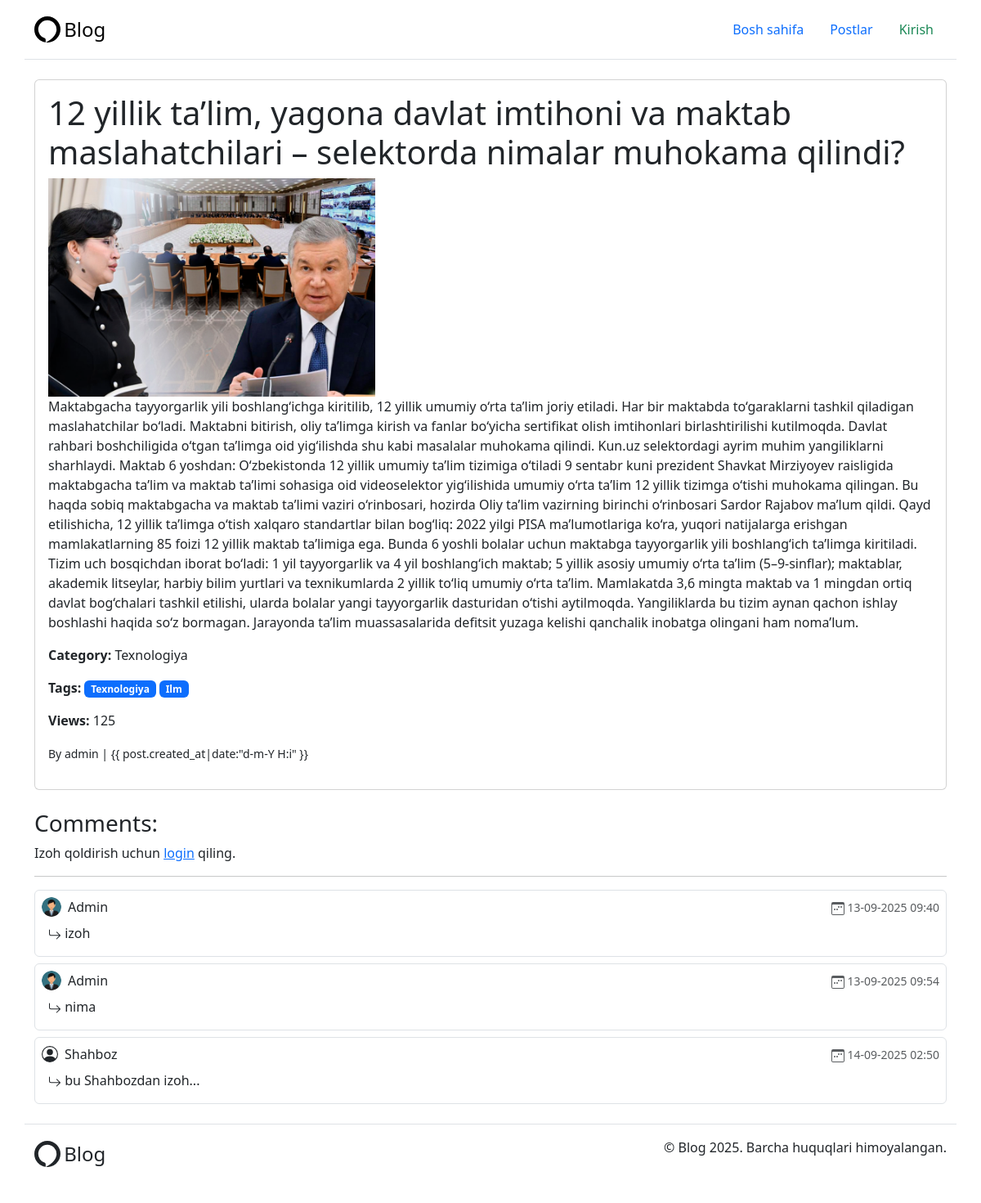
Page /blog/posts/2/ on the committed database.
### core/models.py (models this page shows, shortened)
class Post(models.Model):
    title = models.CharField(max_length=200)
    content = models.TextField()
    image = models.ImageField(upload_to='posts/', blank=True, null=True)
    views = models.PositiveIntegerField(default=0)
    is_approved = models.BooleanField(default=False)
    is_recommended = models.BooleanField(default=False)
    created_at = models.DateTimeField(auto_now_add=True)
    updated_at = models.DateTimeField(auto_now=True)
    author = models.ForeignKey(CustomUser, on_delete=models.CASCADE, related_name='posts')
    category = models.ForeignKey(Category, on_delete=models.SET_NULL, null=True, related_name='posts')
    tags = models.ManyToManyField(Tag, related_name='posts', blank=True)

class Category(models.Model):
    name = models.CharField(max_length=100)
    slug = models.SlugField(unique=True)
    def __str__(self):
        return self.name

class Tag(models.Model):
    name = models.CharField(max_length=50)
    slug = models.SlugField(unique=True)

class CustomUser(AbstractUser):
    profile_image = models.ImageField(upload_to='profiles/', blank=True, null=True)
    def __str__(self):
        return self.username

class Comment(models.Model):
    content = models.TextField()
    created_at = models.DateTimeField(auto_now_add=True)
    author = models.ForeignKey(CustomUser, on_delete=models.CASCADE, related_name='comments')
    post = models.ForeignKey(Post, on_delete=models.CASCADE, related_name='comments')

### blog/views.py (the view)
# urls.py: path("posts/<int:pk>/", PostDetailView.as_view(), name="post_detail"),
class PostDetailView(DetailView):
    model = Post
    template_name = "blog/post_detail.html"
    context_object_name = "post"
    def get_object(self, queryset=None):
        obj = super().get_object(queryset)
        obj.views += 1
        obj.save(update_fields=["views"])
        return obj
    def get_context_data(self, **kwargs):
        context = super().get_context_data(**kwargs)
        post = self.get_object()
        context["comments"] = post.comments.all()
        context["form"] = CommentForm()
        return context
    def post(self, request, *args, **kwargs):
        """Comment form yuborilganda ishlaydi"""
        self.object = self.get_object()
        form = CommentForm(request.POST)
        if form.is_valid():
            comment = form.save(commit=False)
            comment.post = self.object
            comment.author = request.user
            comment.save()
            return redirect("post_detail", pk=self.object.pk)
        context = self.get_context_data()
        context["form"] = form
        return self.render_to_response(context)

### templates/blog/post_detail.html (shortened to what this page needs)
{% extends "base.html" %}
{% block content %}
<div class="card p-3">
  <h1>{{ post.title }}</h1>
  {% if post.image %}
  <img src="{{ post.image.url }}" alt="{{ post.title }}" width="400">
  {% endif %}
  <p>{{ post.content }}</p>
  <p><strong>Category:</strong> {{ post.category }}</p>
  <p><strong>Tags:</strong>
    {% for tag in post.tags.all %}
    <span class="badge text-bg-primary">{{tag.name }}</span>
    {% empty %}
    No tags
    {% endfor %}
  </p>
  <p><strong>Views:</strong> {{ post.views }}</p>
  <p><small>By {{ post.author }} | {{ post.created_at|date:"d-m-Y H:i"
      }}</small></p>
</div>
<h3 class="pt-4">Comments:</h3>
{% if user.is_authenticated %}
<form method="post">
  {% csrf_token %}
  {{ form.as_p }}
  <button type="submit" class="btn btn-primary">Izoh qoldirish</button>
</form>
{% else %}
<p>Izoh qoldirish uchun <a href="{% url 'login' %}">login</a> qiling.</p>
{% endif %}
<hr>
{% for comment in comments %}
<div class="border p-2 mb-2 rounded">
  <div class="d-flex justify-content-between align-items-center">
    <div class="d-flex align-items-center gap-2">
      {% if comment.author.profile_image %}
      <img src="{{ comment.author.profile_image.url }}" alt="{{ comment.author.username }}" class="rounded-circle"
        width="24" height="24">
      {% endif %}
      <span>{{ comment.author.username | capfirst }}</span>
    </div>
    <small class="text-muted">
      <span>
        {{ comment.created_at|date:"d-m-Y H:i" }}
      </span> </small>
  </div>
  <p class="mb-0 p-2">
    <span>{{ comment.content }}</span>
  </p>
</div>
{% empty %}
<p>Hozircha izohlar yo‘q.</p>
{% endfor %}
{% endblock %}

### rows in the picture
Post: title "12 yillik ta’lim, yagona davlat imtihoni va maktab maslahatchilari – selektorda nimalar muhokama qilindi?", image (picture), content "Maktabgacha tayyorgarlik yili boshlang‘ichga kiritilib, 12 yillik umumiy o‘rta ta’lim joriy etiladi. Har bir maktabda to‘garaklarni tashkil qiladigan maslahatchilar bo‘ladi. Maktabni bitirish, oliy ta’limga kirish va fanlar bo‘yicha sertifikat olish imtihonlari birlashtirilishi kutilmoqda. Davlat rahbari boshchiligida o‘tgan ta’limga oid yig‘ilishda shu kabi masalalar muhokama qilindi. Kun.uz selektordagi ayrim muhim yangiliklarni sharhlaydi. Maktab 6 yoshdan: O‘zbekistonda 12 yillik umumiy ta’lim tizimiga o‘tiladi 9 sentabr kuni prezident Shavkat Mirziyoyev raisligida maktabgacha ta’lim va maktab ta’limi sohasiga oid videoselektor yig‘ilishida umumiy o‘rta ta’lim 12 yillik tizimga o‘tishi…", category "Texnologiya", views "125", author "admin"
Tag: name "Texnologiya"
Tag: name "Ilm"
Comment: author.profile_image (picture), author.username "Admin", created_at "13-09-2025 09:40", content "izoh"
Comment: author.profile_image (picture), author.username "Admin", created_at "13-09-2025 09:54", content "nima"
Comment: author.username "Shahboz", created_at "14-09-2025 02:50", content "bu Shahbozdan izoh..."
